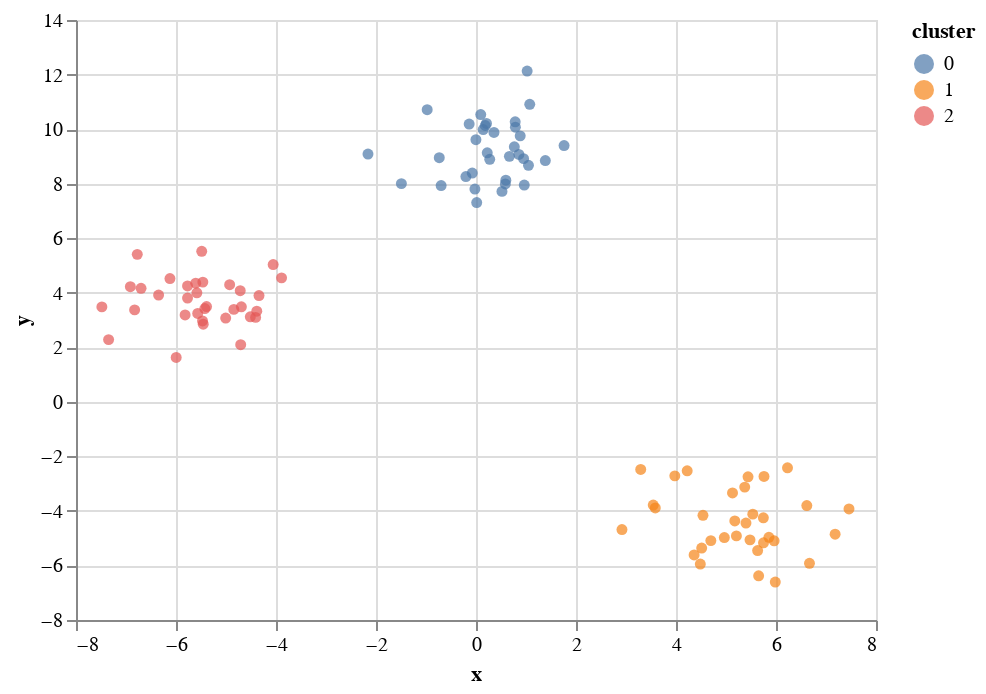

Notebook cell for this chart:
### Code cell
alt.Chart(df_toy).mark_circle().encode(
    x='x',
    y='y',
    color='cluster:N'
)

### Figure 1 — Vega-Lite specification as saved in the notebook (floating-point values rounded to 4 significant figures)
{"config": {"view": {"continuousWidth": 400, "continuousHeight": 300}}, "data": {"name": "data-7c1a6d88921346c5beb1a7dc27dc5b5f"}, "mark": "circle", "encoding": {"color": {"field": "cluster", "type": "nominal"}, "x": {"field": "x", "type": "quantitative"}, "y": {"field": "y", "type": "quantitative"}}, "$schema": "https://vega.github.io/schema/vega-lite/v4.17.0.json", "datasets": {"data-7c1a6d88921346c5beb1a7dc27dc5b5f": [{"x": -1.492, "y": 8.0, "cluster": 0}, {"x": -0.02159, "y": 7.802, "cluster": 0}, {"x": 5.375, "y": -3.128, "cluster": 1}, {"x": -4.385, "y": 3.324, "cluster": 2}, {"x": -3.889, "y": 4.545, "cluster": 2}, {"x": 0.3594, "y": 9.875, "cluster": 0}, {"x": -5.583, "y": 3.996, "cluster": 2}, {"x": 4.54, "y": -4.16, "cluster": 1}, {"x": -5.818, "y": 3.187, "cluster": 2}, {"x": 4.486, "y": -5.95, "cluster": 1}, {"x": 5.536, "y": -4.118, "cluster": 1}, {"x": -2.16, "y": 9.086, "cluster": 0}, {"x": 5.13, "y": -3.341, "cluster": 1}, {"x": -6.121, "y": 4.518, "cluster": 2}, {"x": -6.913, "y": 4.22, "cluster": 2}, {"x": -0.1366, "y": 10.18, "cluster": 0}, {"x": 4.514, "y": -5.364, "cluster": 1}, {"x": -5.006, "y": 3.072, "cluster": 2}, {"x": 0.1846, "y": 10.13, "cluster": 0}, {"x": 5.441, "y": -2.749, "cluster": 1}, {"x": 0.8841, "y": 9.751, "cluster": 0}, {"x": 3.586, "y": -3.891, "cluster": 1}, {"x": -5.389, "y": 3.492, "cluster": 2}, {"x": 4.697, "y": -5.089, "cluster": 1}, {"x": 0.8581, "y": 9.071, "cluster": 0}, {"x": 5.48, "y": -5.061, "cluster": 1}, {"x": 1.387, "y": 8.845, "cluster": 0}, {"x": -5.606, "y": 4.348, "cluster": 2}, {"x": -5.423, "y": 3.42, "cluster": 2}, {"x": 0.2097, "y": 10.21, "cluster": 0}, {"x": -5.463, "y": 4.39, "cluster": 2}, {"x": 0.5871, "y": 7.987, "cluster": 0}, {"x": -0.2018, "y": 8.26, "cluster": 0}, {"x": 1.023, "y": 12.13, "cluster": 0}, {"x": 4.967, "y": -4.976, "cluster": 1}, {"x": 0.5967, "y": 8.126, "cluster": 0}, {"x": 0.7877, "y": 10.07, "cluster": 0}, {"x": -6.699, "y": 4.162, "cluster": 2}, {"x": 2.919, "y": -4.685, "cluster": 1}, {"x": -4.715, "y": 4.074, "cluster": 2}, {"x": 4.224, "y": -2.529, "cluster": 1}, {"x": 1.761, "y": 9.397, "cluster": 0}, {"x": -6.828, "y": 3.371, "cluster": 2}, {"x": 5.747, "y": -4.252, "cluster": 1}, {"x": -0.7346, "y": 8.949, "cluster": 0}, {"x": 0.2746, "y": 8.894, "cluster": 0}, {"x": 0.5196, "y": 7.716, "cluster": 0}, {"x": 3.976, "y": -2.715, "cluster": 1}, {"x": 5.653, "y": -6.38, "cluster": 1}, {"x": 5.963, "y": -5.098, "cluster": 1}, {"x": 6.67, "y": -5.922, "cluster": 1}, {"x": 0.9651, "y": 7.947, "cluster": 0}, {"x": -4.843, "y": 3.39, "cluster": 2}, {"x": 0.01434, "y": 7.307, "cluster": 0}, {"x": 5.633, "y": -5.455, "cluster": 1}, {"x": -4.927, "y": 4.293, "cluster": 2}, {"x": 7.182, "y": -4.854, "cluster": 1}, {"x": -5.47, "y": 2.963, "cluster": 2}, {"x": 5.176, "y": -4.369, "cluster": 1}, {"x": -5.769, "y": 3.806, "cluster": 2}, {"x": 6.616, "y": -3.803, "cluster": 1}, {"x": -0.6975, "y": 7.929, "cluster": 0}, {"x": 1.05, "y": 8.671, "cluster": 0}, {"x": 5.858, "y": -4.967, "cluster": 1}, {"x": -4.514, "y": 3.119, "cluster": 2}, {"x": -0.9762, "y": 10.71, "cluster": 0}, {"x": -4.34, "y": 3.897, "cluster": 2}, {"x": -4.693, "y": 3.484, "cluster": 2}, {"x": -5.566, "y": 3.239, "cluster": 2}, {"x": 5.986, "y": -6.608, "cluster": 1}, {"x": -5.769, "y": 4.25, "cluster": 2}, {"x": 5.75, "y": -5.17, "cluster": 1}, {"x": 5.76, "y": -2.735, "cluster": 1}, {"x": 0.2249, "y": 9.129, "cluster": 0}, {"x": 0.7666, "y": 9.351, "cluster": 0}, {"x": -6.774, "y": 5.406, "cluster": 2}, {"x": -0.001501, "y": 9.609, "cluster": 0}, {"x": 0.9522, "y": 8.917, "cluster": 0}, {"x": -4.706, "y": 2.093, "cluster": 2}, {"x": -7.483, "y": 3.481, "cluster": 2}, {"x": -6.348, "y": 3.914, "cluster": 2}, {"x": -5.486, "y": 5.517, "cluster": 2}, {"x": 3.545, "y": -3.786, "cluster": 1}, {"x": 5.399, "y": -4.446, "cluster": 1}, {"x": 1.075, "y": 10.91, "cluster": 0}, {"x": 6.23, "y": -2.419, "cluster": 1}, {"x": 0.1441, "y": 9.985, "cluster": 0}, {"x": -0.07489, "y": 8.387, "cluster": 0}, {"x": 0.7838, "y": 10.27, "cluster": 0}, {"x": -4.057, "y": 5.033, "cluster": 2}, {"x": 0.6682, "y": 9.0, "cluster": 0}, {"x": 0.09481, "y": 10.53, "cluster": 0}, {"x": -7.348, "y": 2.281, "cluster": 2}, {"x": -5.996, "y": 1.627, "cluster": 2}, {"x": 3.294, "y": -2.481, "cluster": 1}, {"x": -4.407, "y": 3.096, "cluster": 2}, {"x": -5.455, "y": 2.847, "cluster": 2}, {"x": 7.46, "y": -3.927, "cluster": 1}, {"x": 5.208, "y": -4.916, "cluster": 1}, {"x": 4.362, "y": -5.614, "cluster": 1}]}}
